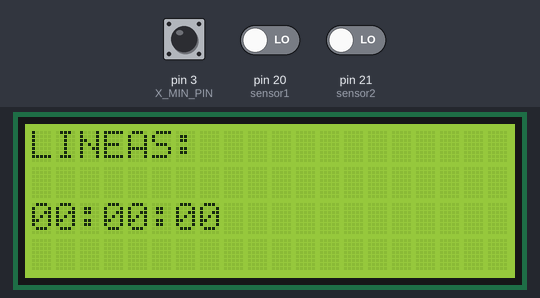
A sketch run on a simulated Arduino Mega 2560, built with avr-gcc and run on an emulated ATmega2560. Parts: 20×4 character LCD. The inputs (shaded band) are chosen by the test bench; at power-on: pin 20 (sensor1) LOW, pin 3 (X_MIN_PIN) HIGH, pin 21 (sensor2) LOW.

Above: at 0.1 s.
At 1.2 s:
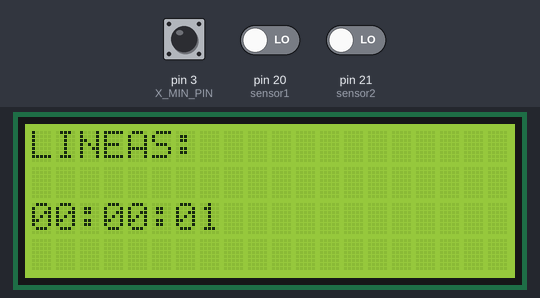
1.3 s: pin 20 (sensor1) driven HIGH
At 2.8 s:
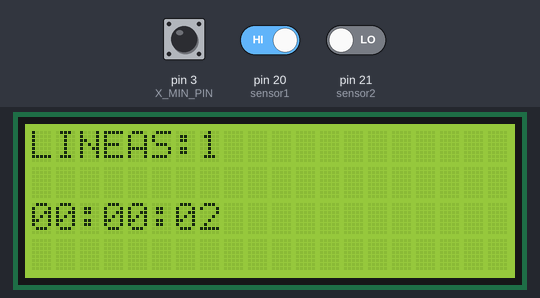
Timing chart, 0 to 4.3 s (numbered marks = the images above; inputs shaded):
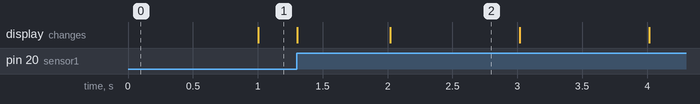

The sketch:

prueba_contar_lineas_manual2.ino
```cpp
#include <TimerOne.h>

#include <LiquidCrystal.h>
LiquidCrystal lcd(16, 17, 23, 25, 27, 29);

//Pines de la shield
#define LCD_PINS_RS 16      // LCD control conectado a GADGETS3D  shield LCDRS
#define LCD_PINS_ENABLE 17  // LCD enable pin conectado a GADGETS3D shield LCDE
#define LCD_PINS_D4 23      // LCD signal pin, conectado a GADGETS3D shield LCD4
#define LCD_PINS_D5 25      // LCD signal pin, conectado a GADGETS3D shield LCD5
#define LCD_PINS_D6 27      // LCD signal pin, conectado a GADGETS3D shield LCD6
#define LCD_PINS_D7 29      // LCD signal pin, conectado a GADGETS3D shield LCD7
#define X_MIN_PIN 3         // PIN para el fin de carrera colocado al inicio del recorrido (1: presionado (true))

// VARIABLES MEDIDA POSICION

int sensor1 = 20;
int sensor2 = 21;

int valor_sensor1;
int valor_sensor2;
int valor_sensor1_anterior = LOW;

volatile int posicion = 0;
int posicion_anterior = 0;

bool fc_inic_X = true;

// VARIABLES MEDIDA TIEMPO

//int pulsador_inicio = 10;

int horas = 0;
int minutos = 0;
volatile int segundos = 0;

int inicio = 0;

void setup() {

  pinMode(X_MIN_PIN, INPUT_PULLUP);   // Fin de carrera inicio X
  Timer1.initialize(1000000);
  Timer1.attachInterrupt(Temporizador);

  pinMode (sensor1, INPUT);
  pinMode (sensor2, INPUT);

  attachInterrupt(digitalPinToInterrupt(sensor1), encoder, RISING);

  lcd.begin(20, 4);   // 20 columnas y 4 filas

}

void loop() {

  fc_inic_X = digitalRead(X_MIN_PIN);

  if (fc_inic_X == true )
  {
    inicio = 1;
    }

// POSICION

  lcd.setCursor(0, 0);
  lcd.print("LINEAS: ");

  if (posicion_anterior != posicion) {
  lcd.setCursor(7, 0);
  lcd.print(posicion);

  if (posicion <10 && posicion >=0){
  lcd.setCursor(8, 0);
  lcd.print(" ");
  }
  if (posicion <100 && posicion >=0){
  lcd.setCursor(9, 0);
  lcd.print(" ");
  }
  if (posicion <1000 && posicion >=0){
  lcd.setCursor(10, 0);
  lcd.print(" ");
  }

  }

// TIEMPO

  if (inicio == 0){
    lcd. setCursor(0, 2);
    lcd.print("00:00:00");
    }
  else{
      if (segundos == 60)    {
      segundos = 0;
      minutos++;           }
      if (minutos == 60)     {
      minutos = 0;
      horas++;             }
      lcd.setCursor(0, 2);
      if (horas < 10)        {
      lcd.print("0");      }
      lcd.print(horas);
      lcd.print(":");
      lcd.setCursor(3, 2);
      if (minutos < 10)      {
      lcd.print("0");      }
      lcd.print(minutos);
      lcd.print(":");
      lcd.setCursor(6, 2);
      if (segundos < 10)     {
      lcd.print("0");        }
      lcd.print(segundos);
    }
}

void Temporizador() {
  if (inicio == 1) {
    segundos++;
  }
}

void encoder() {
  if (inicio == 1) {
    valor_sensor2 = digitalRead (sensor2);
    if(valor_sensor2 == LOW){
      posicion++;
    }
    else{
      posicion--;
    }
  }
}
```
